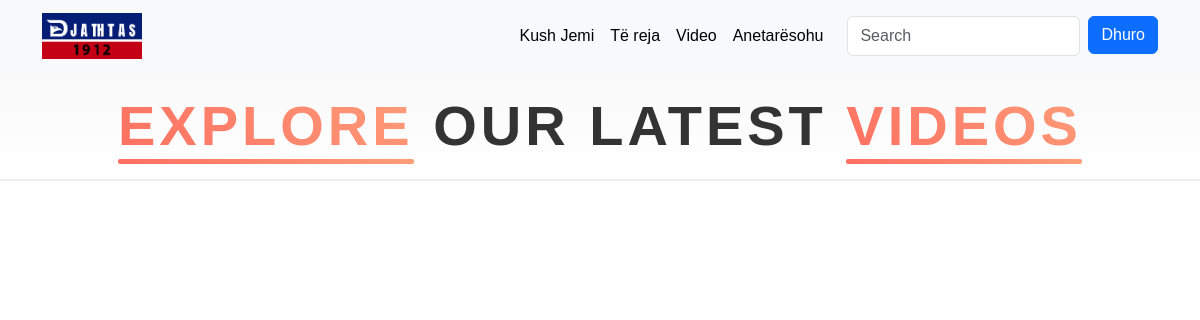
/video/, run on an earlier commit of the app's database.
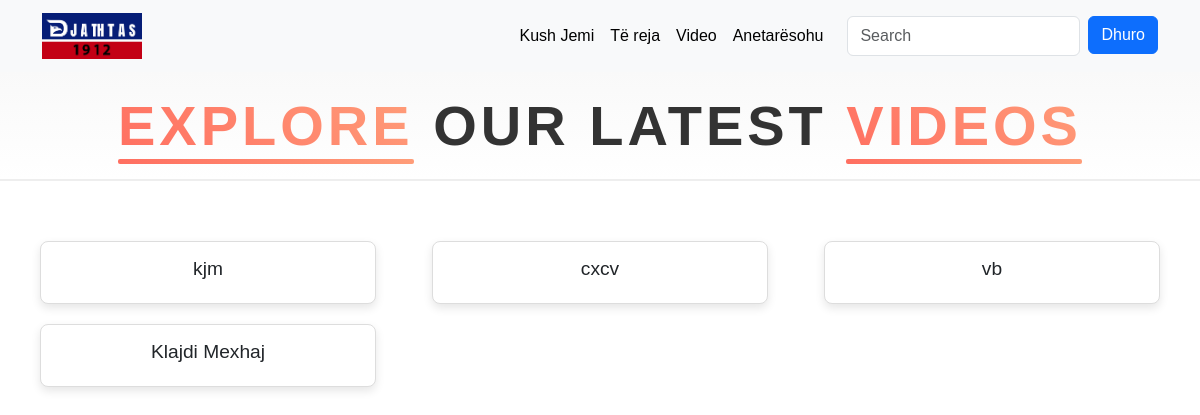
And on a later commit of the database.
### djathtasApp/models.py (models this page shows, shortened)
class Video(models.Model):
    name = models.CharField(max_length=50)
    url = EmbedVideoField( blank=True,null=True)
    published_at = models.DateTimeField(default=timezone.now)
    class Meta:
        ordering = ['-published_at']

### djathtasApp/views.py (the view)
# urls.py: path("video/",views.video,name="video"),
def video(request):
    video_upload = Video.objects.all()
    context = {"video_upload": video_upload}
    return render(request, "video.html", context)

### djathtasApp/templates/video.html (shortened to what this page needs)
<!DOCTYPE html>
{% extends "base/index.html" %}
{% load static %}
{% load embed_video_tags %}
{% block content %}
<div class="title-section">
    <h1 class="page-title">
        <span class="text-highlight">Explore</span> Our Latest <span class="text-highlight">Videos</span>
    </h1>
</div>
<div class="video-section">
    <div class="video-container">
        {% for video in video_upload %}
            <div class="video-card">
                <h3>{{ video.name }}</h3>
            </div>
        {% endfor %}
    </div>
</div>
{% endblock %}

What changed in the data, as far as the page shows it:
added Video: name "kjm"
added Video: name "cxcv"
added Video: name "vb"
added Video: name "Klajdi Mexhaj"
